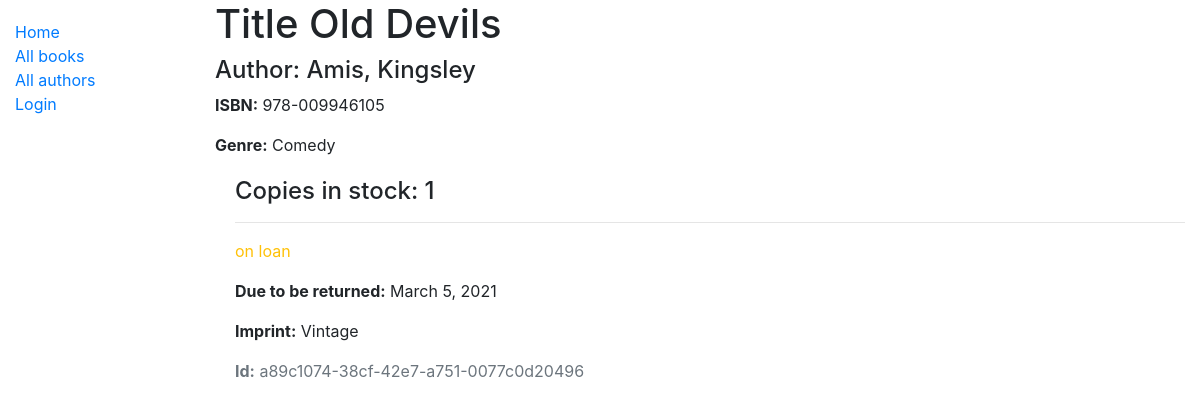
The page /catalogue/book/4 on the database as committed earlier.
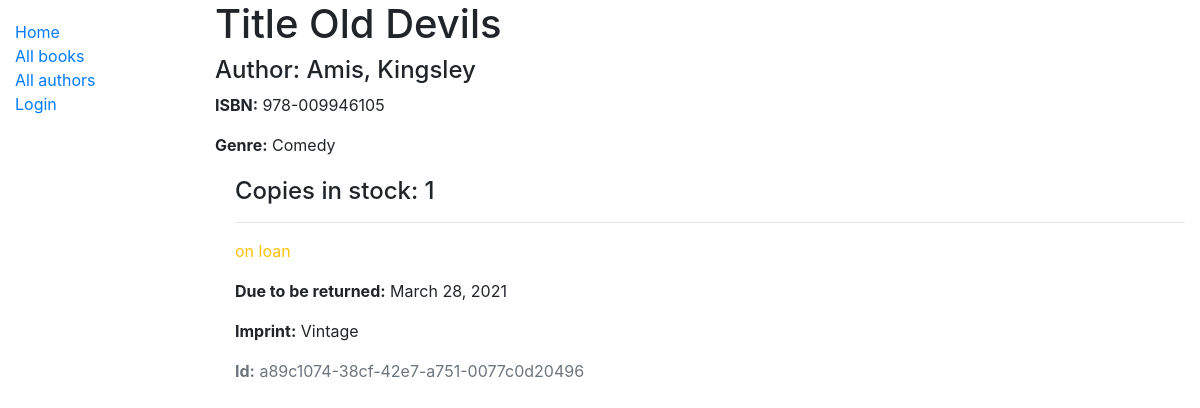
The same page on the database as committed later.
### catalogue/models.py (models this page shows, shortened)
class BookInstance(models.Model):
    id = models.UUIDField(primary_key=True, default=uuid.uuid4, help_text="Unique ID for this copy")
    book = models.ForeignKey('Book', on_delete=models.RESTRICT)
    language = models.ForeignKey('Language', on_delete=models.SET_NULL, null=True)
    imprint = models.CharField(max_length=200)
    due_back = models.DateField(null=True, blank=True)
    borrower = models.ForeignKey(User, on_delete=models.SET_NULL, null=True, blank=True)
    LOAN_STATUS = (
        ('m', 'maintenance'),
        ('o', 'on loan'),
        ('r', 'reserved'),
        ('a', 'available')
    )
    status = models.CharField(
        max_length = 1,
        choices=LOAN_STATUS,
        blank=True,
        default='m',
        help_text='Book availability')
    class Meta:
        ordering = ['due_back']

### catalogue/views.py (the view)
# urls.py: path('book/<int:pk>', views.BookDetailView.as_view(), name='book-detail'),
class BookDetailView(generic.DetailView):
    model = Book

### catalogue/models.py (called while the page is built)
    def __str__(self):
        return self.name

    def __str__(self):
        return f'{ self.surname }, { self.first_name }'

### catalogue/templates/catalogue/book_detail.html
{% extends 'base_generic.html' %}
{% block content %}
  <h1>Title {{ book.title }}</h1>
    <h4>Author: {{ book.author }}</h4>
    <p><strong>ISBN:</strong> {{ book.isbn }}</p>
    <p><strong>Genre:</strong> {{ book.genre.all|join:", " }}</p>
    <div style="margin-left:20px;margin-top:20px">
    <h4>Copies in stock: {{ book.bookinstance_set.count }}</h4>
    {% for copy in book.bookinstance_set.all %}
      <hr>
      <p class="{% if copy.status == 'a' %}text-success{% elif copy.status == 'm' %}text-danger{% else %}text-warning{% endif %}">
        {{ copy.get_status_display }}
      </p>
      {% if copy.status != 'a' %}
        <p><strong>Due to be returned:</strong> {{ copy.due_back }}</p>
      {% endif %}
      <p><strong>Imprint:</strong> {{ copy.imprint }}</p>
      <p class="text-muted"><strong>Id:</strong> {{ copy.id }}</p>
    {% endfor %}
  </div>
{% endblock %}

Rows that differ between the two databases and show on the page:
changed BookInstance "on loan": due_back "March 5, 2021" → "March 28, 2021"
